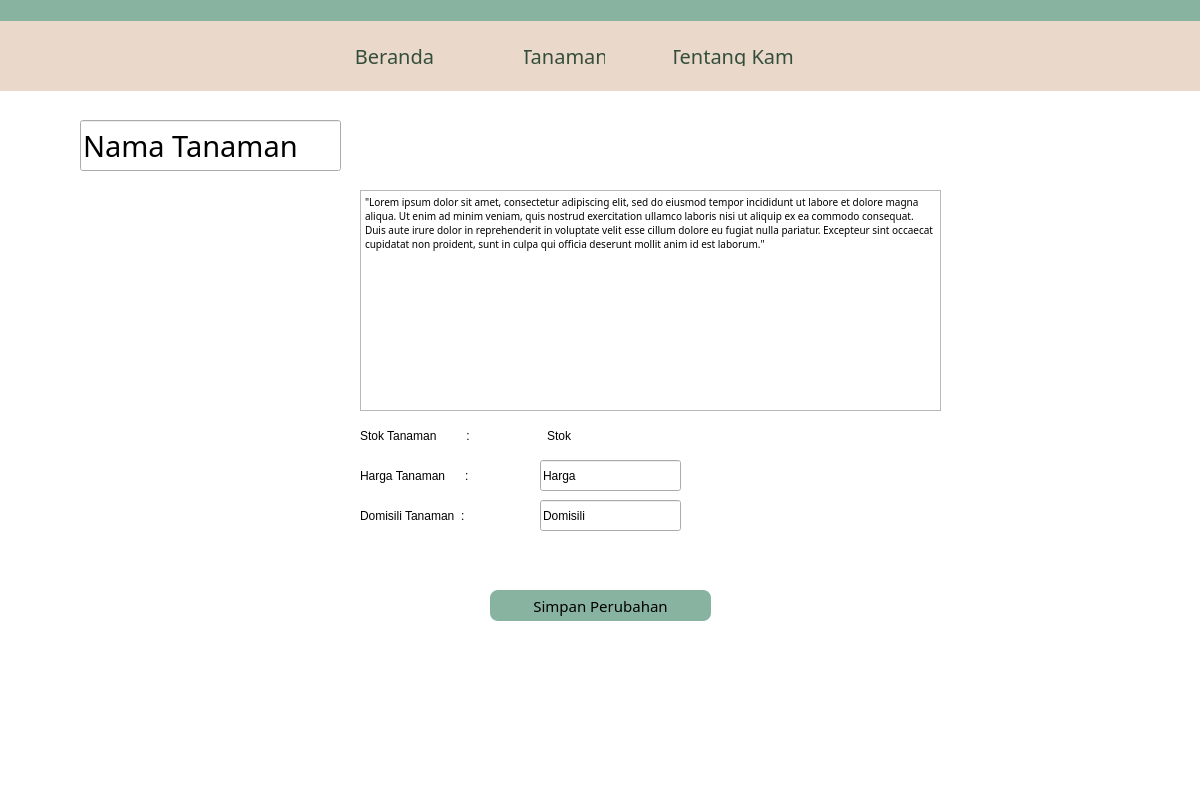
<?xml version="1.0" encoding="UTF-8"?>
<ui version="4.0">
 <class>Dialog</class>
 <widget class="QDialog" name="Dialog">
  <property name="geometry">
   <rect>
    <x>0</x>
    <y>0</y>
    <width>1200</width>
    <height>800</height>
   </rect>
  </property>
  <property name="minimumSize">
   <size>
    <width>1200</width>
    <height>800</height>
   </size>
  </property>
  <property name="maximumSize">
   <size>
    <width>1200</width>
    <height>800</height>
   </size>
  </property>
  <property name="windowTitle">
   <string>Dialog</string>
  </property>
  <widget class="QWidget" name="bgwidget" native="true">
   <property name="enabled">
    <bool>true</bool>
   </property>
   <property name="geometry">
    <rect>
     <x>0</x>
     <y>0</y>
     <width>1200</width>
     <height>800</height>
    </rect>
   </property>
   <property name="minimumSize">
    <size>
     <width>1200</width>
     <height>800</height>
    </size>
   </property>
   <property name="maximumSize">
    <size>
     <width>1200</width>
     <height>800</height>
    </size>
   </property>
   <property name="autoFillBackground">
    <bool>false</bool>
   </property>
   <property name="styleSheet">
    <string notr="true">QWidget#bgwidget{
background-color: white;}</string>
   </property>
   <widget class="QFrame" name="navbar">
    <property name="geometry">
     <rect>
      <x>-1</x>
      <y>0</y>
      <width>1211</width>
      <height>91</height>
     </rect>
    </property>
    <property name="styleSheet">
     <string notr="true">QFrame#navbar{
	background-color: rgb(234, 216, 202);
   
    border-style: outset;
    padding: 5px;
}</string>
    </property>
    <property name="frameShape">
     <enum>QFrame::StyledPanel</enum>
    </property>
    <property name="frameShadow">
     <enum>QFrame::Raised</enum>
    </property>
    <widget class="QFrame" name="frame_2">
     <property name="geometry">
      <rect>
       <x>-10</x>
       <y>-30</y>
       <width>1211</width>
       <height>51</height>
      </rect>
     </property>
     <property name="styleSheet">
      <string notr="true">QFrame#frame_2{
	background-color: rgb(136, 179, 160);
   
    border-style: outset;
    padding: 5px;
}</string>
     </property>
     <property name="frameShape">
      <enum>QFrame::StyledPanel</enum>
     </property>
     <property name="frameShadow">
      <enum>QFrame::Raised</enum>
     </property>
    </widget>
    <widget class="QLabel" name="Logo">
     <property name="geometry">
      <rect>
       <x>0</x>
       <y>0</y>
       <width>281</width>
       <height>121</height>
      </rect>
     </property>
     <property name="styleSheet">
      <string notr="true">font: 87 26pt &quot;Sansita&quot;;
color : rgb(0, 0, 0) </string>
     </property>
     <property name="text">
      <string/>
     </property>
     <property name="pixmap">
      <pixmap>../../../../../../../../Downloads/1E284E92-8854-46D1-BC93-31B6BD0FC54D-removebg-preview 1.png</pixmap>
     </property>
     <property name="scaledContents">
      <bool>true</bool>
     </property>
     <property name="alignment">
      <set>Qt::AlignCenter</set>
     </property>
    </widget>
    <widget class="QPushButton" name="berandaButton">
     <property name="geometry">
      <rect>
       <x>350</x>
       <y>40</y>
       <width>91</width>
       <height>31</height>
      </rect>
     </property>
     <property name="font">
      <font>
       <family>Sansita</family>
       <pointsize>15</pointsize>
      </font>
     </property>
     <property name="styleSheet">
      <string notr="true">QPushButton {
    border: 0px solid #555;
    border-radius: 15px;
    border-style: outset;
    padding: 5px;
	color : rgb(53, 78, 59);
    background-color :  rgb(234, 216, 202);
    }

QPushButton:hover {
	color : white;
    }</string>
     </property>
     <property name="text">
      <string>Beranda</string>
     </property>
     <property name="checkable">
      <bool>false</bool>
     </property>
    </widget>
    <widget class="QPushButton" name="tanamanButton">
     <property name="geometry">
      <rect>
       <x>520</x>
       <y>40</y>
       <width>91</width>
       <height>31</height>
      </rect>
     </property>
     <property name="font">
      <font>
       <family>Sansita</family>
       <pointsize>15</pointsize>
      </font>
     </property>
     <property name="styleSheet">
      <string notr="true">QPushButton {
    border: 0px solid #555;
    border-radius: 15px;
    border-style: outset;
    padding: 5px;
	color :  rgb(53, 78, 59);
    background-color :  rgb(234, 216, 202);
    }

QPushButton:hover {
	color : white;
    }</string>
     </property>
     <property name="text">
      <string>Tanaman</string>
     </property>
     <property name="checkable">
      <bool>false</bool>
     </property>
    </widget>
    <widget class="QPushButton" name="aboutButton">
     <property name="geometry">
      <rect>
       <x>670</x>
       <y>40</y>
       <width>131</width>
       <height>31</height>
      </rect>
     </property>
     <property name="font">
      <font>
       <family>Sansita</family>
       <pointsize>15</pointsize>
      </font>
     </property>
     <property name="styleSheet">
      <string notr="true">QPushButton {
    border: 0px solid #555;
    border-radius: 15px;
    border-style: outset;
    padding: 5px;
	color : rgb(53, 78, 59);
    background-color :  rgb(234, 216, 202);
    }

QPushButton:hover {
	color : white;
    }</string>
     </property>
     <property name="text">
      <string>Tentang Kami</string>
     </property>
     <property name="checkable">
      <bool>false</bool>
     </property>
    </widget>
    <widget class="QLabel" name="search">
     <property name="geometry">
      <rect>
       <x>930</x>
       <y>40</y>
       <width>31</width>
       <height>31</height>
      </rect>
     </property>
     <property name="text">
      <string/>
     </property>
     <property name="pixmap">
      <pixmap>../../img/Search.png</pixmap>
     </property>
     <property name="scaledContents">
      <bool>true</bool>
     </property>
    </widget>
    <widget class="QLabel" name="account">
     <property name="geometry">
      <rect>
       <x>980</x>
       <y>35</y>
       <width>31</width>
       <height>41</height>
      </rect>
     </property>
     <property name="text">
      <string/>
     </property>
     <property name="pixmap">
      <pixmap>../../img/User.png</pixmap>
     </property>
     <property name="scaledContents">
      <bool>true</bool>
     </property>
    </widget>
    <widget class="QLabel" name="notification">
     <property name="geometry">
      <rect>
       <x>1030</x>
       <y>40</y>
       <width>31</width>
       <height>31</height>
      </rect>
     </property>
     <property name="text">
      <string/>
     </property>
     <property name="pixmap">
      <pixmap>../../img/Doorbell.png</pixmap>
     </property>
     <property name="scaledContents">
      <bool>true</bool>
     </property>
    </widget>
    <widget class="QLabel" name="keranjang">
     <property name="geometry">
      <rect>
       <x>1080</x>
       <y>30</y>
       <width>31</width>
       <height>51</height>
      </rect>
     </property>
     <property name="text">
      <string/>
     </property>
     <property name="pixmap">
      <pixmap>../../img/Shopping Cart.png</pixmap>
     </property>
     <property name="scaledContents">
      <bool>true</bool>
     </property>
    </widget>
   </widget>
   <widget class="QLabel" name="label_2">
    <property name="geometry">
     <rect>
      <x>80</x>
      <y>190</y>
      <width>231</width>
      <height>231</height>
     </rect>
    </property>
    <property name="text">
     <string/>
    </property>
    <property name="pixmap">
     <pixmap>../../img/placeholderPlant.png</pixmap>
    </property>
    <property name="scaledContents">
     <bool>true</bool>
    </property>
   </widget>
   <widget class="QLabel" name="label_36">
    <property name="geometry">
     <rect>
      <x>360</x>
      <y>420</y>
      <width>161</width>
      <height>31</height>
     </rect>
    </property>
    <property name="styleSheet">
     <string notr="true">font: 16pt &quot;Sansita&quot;;</string>
    </property>
    <property name="text">
     <string>Stok Tanaman         :</string>
    </property>
   </widget>
   <widget class="QLabel" name="label_37">
    <property name="geometry">
     <rect>
      <x>360</x>
      <y>460</y>
      <width>161</width>
      <height>31</height>
     </rect>
    </property>
    <property name="styleSheet">
     <string notr="true">font: 16pt &quot;Sansita&quot;;</string>
    </property>
    <property name="text">
     <string>Harga Tanaman      :</string>
    </property>
   </widget>
   <widget class="QLabel" name="stockShow">
    <property name="geometry">
     <rect>
      <x>360</x>
      <y>500</y>
      <width>161</width>
      <height>31</height>
     </rect>
    </property>
    <property name="styleSheet">
     <string notr="true">font: 16pt &quot;Sansita&quot;;</string>
    </property>
    <property name="text">
     <string>Domisili Tanaman  :</string>
    </property>
   </widget>
   <widget class="QLabel" name="label_3">
    <property name="geometry">
     <rect>
      <x>690</x>
      <y>430</y>
      <width>21</width>
      <height>21</height>
     </rect>
    </property>
    <property name="text">
     <string/>
    </property>
    <property name="pixmap">
     <pixmap>../../img/Edit.png</pixmap>
    </property>
    <property name="scaledContents">
     <bool>true</bool>
    </property>
   </widget>
   <widget class="QLabel" name="label_4">
    <property name="geometry">
     <rect>
      <x>690</x>
      <y>470</y>
      <width>21</width>
      <height>21</height>
     </rect>
    </property>
    <property name="text">
     <string/>
    </property>
    <property name="pixmap">
     <pixmap>../../img/Edit.png</pixmap>
    </property>
    <property name="scaledContents">
     <bool>true</bool>
    </property>
   </widget>
   <widget class="QPushButton" name="registerButton">
    <property name="geometry">
     <rect>
      <x>490</x>
      <y>590</y>
      <width>221</width>
      <height>31</height>
     </rect>
    </property>
    <property name="font">
     <font>
      <family>Sansita</family>
      <pointsize>11</pointsize>
     </font>
    </property>
    <property name="styleSheet">
     <string notr="true">QPushButton {
	
    border: 0px solid #555;
    border-radius: 8px;
    border-style: outset;
    background-color : rgb(136, 179, 160);
    padding: 5px;
    }

QPushButton:hover {
	color : white;
     background-color : rgb(85, 170, 127);
    }

QPushButton:pressed {
    border-style: inset;
    background: qradialgradient(
        cx: 0.4, cy: -0.1, fx: 0.4, fy: -0.1,
        radius: 1.35, stop: 0 #fff, stop: 1 #ddd
        );
    }</string>
    </property>
    <property name="text">
     <string>Simpan Perubahan</string>
    </property>
    <property name="checkable">
     <bool>false</bool>
    </property>
   </widget>
   <widget class="QLabel" name="label">
    <property name="geometry">
     <rect>
      <x>690</x>
      <y>510</y>
      <width>21</width>
      <height>21</height>
     </rect>
    </property>
    <property name="text">
     <string/>
    </property>
    <property name="pixmap">
     <pixmap>../../img/Edit.png</pixmap>
    </property>
    <property name="scaledContents">
     <bool>true</bool>
    </property>
   </widget>
   <widget class="QLabel" name="label_5">
    <property name="geometry">
     <rect>
      <x>960</x>
      <y>350</y>
      <width>21</width>
      <height>21</height>
     </rect>
    </property>
    <property name="text">
     <string/>
    </property>
    <property name="pixmap">
     <pixmap>../../img/Edit.png</pixmap>
    </property>
    <property name="scaledContents">
     <bool>true</bool>
    </property>
   </widget>
   <widget class="QLabel" name="label_6">
    <property name="geometry">
     <rect>
      <x>210</x>
      <y>430</y>
      <width>21</width>
      <height>21</height>
     </rect>
    </property>
    <property name="text">
     <string/>
    </property>
    <property name="pixmap">
     <pixmap>../../img/Edit.png</pixmap>
    </property>
    <property name="scaledContents">
     <bool>true</bool>
    </property>
   </widget>
   <widget class="QLabel" name="label_7">
    <property name="geometry">
     <rect>
      <x>40</x>
      <y>140</y>
      <width>21</width>
      <height>21</height>
     </rect>
    </property>
    <property name="text">
     <string/>
    </property>
    <property name="pixmap">
     <pixmap>../../img/Edit.png</pixmap>
    </property>
    <property name="scaledContents">
     <bool>true</bool>
    </property>
   </widget>
   <widget class="QPushButton" name="pushButton">
    <property name="geometry">
     <rect>
      <x>160</x>
      <y>420</y>
      <width>51</width>
      <height>41</height>
     </rect>
    </property>
    <property name="text">
     <string/>
    </property>
    <property name="icon">
     <iconset>
      <normaloff>../../img/upload.png</normaloff>../../img/upload.png</iconset>
    </property>
    <property name="iconSize">
     <size>
      <width>40</width>
      <height>40</height>
     </size>
    </property>
    <property name="flat">
     <bool>true</bool>
    </property>
   </widget>
   <widget class="QLineEdit" name="lineEdit">
    <property name="geometry">
     <rect>
      <x>80</x>
      <y>120</y>
      <width>261</width>
      <height>51</height>
     </rect>
    </property>
    <property name="font">
     <font>
      <family>Sansita</family>
      <pointsize>22</pointsize>
      <strikeout>false</strikeout>
      <kerning>true</kerning>
     </font>
    </property>
    <property name="text">
     <string>Nama Tanaman</string>
    </property>
   </widget>
   <widget class="QTextEdit" name="textEdit">
    <property name="geometry">
     <rect>
      <x>360</x>
      <y>190</y>
      <width>581</width>
      <height>221</height>
     </rect>
    </property>
    <property name="font">
     <font>
      <family>Sansita</family>
      <pointsize>16</pointsize>
     </font>
    </property>
    <property name="html">
     <string>&lt;!DOCTYPE HTML PUBLIC &quot;-//W3C//DTD HTML 4.0//EN&quot; &quot;http://www.w3.org/TR/REC-html40/strict.dtd&quot;&gt;
&lt;html&gt;&lt;head&gt;&lt;meta name=&quot;qrichtext&quot; content=&quot;1&quot; /&gt;&lt;style type=&quot;text/css&quot;&gt;
p, li { white-space: pre-wrap; }
&lt;/style&gt;&lt;/head&gt;&lt;body style=&quot; font-family:'Sansita'; font-size:16pt; font-weight:400; font-style:normal;&quot;&gt;
&lt;p style=&quot; margin-top:0px; margin-bottom:0px; margin-left:0px; margin-right:0px; -qt-block-indent:0; text-indent:0px;&quot;&gt;&lt;span style=&quot; font-family:'MS Shell Dlg 2'; font-size:7.8pt;&quot;&gt;&amp;quot;Lorem ipsum dolor sit amet, consectetur adipiscing elit, sed do eiusmod tempor incididunt ut labore et dolore magna aliqua. Ut enim ad minim veniam, quis nostrud exercitation ullamco laboris nisi ut aliquip ex ea commodo consequat. Duis aute irure dolor in reprehenderit in voluptate velit esse cillum dolore eu fugiat nulla pariatur. Excepteur sint occaecat cupidatat non proident, sunt in culpa qui officia deserunt mollit anim id est laborum.&amp;quot;&lt;/span&gt;&lt;/p&gt;&lt;/body&gt;&lt;/html&gt;</string>
    </property>
   </widget>
   <widget class="QLineEdit" name="usernamebox_2">
    <property name="geometry">
     <rect>
      <x>540</x>
      <y>420</y>
      <width>141</width>
      <height>31</height>
     </rect>
    </property>
    <property name="styleSheet">
     <string notr="true">QLineEdit#usernamebox_2{
	background-color: white;
    border: 0px solid #555;
    border-radius: 10px;
    border-style: outset;
    padding: 5px;
	font: 12pt &quot;Sansita&quot;;
}</string>
    </property>
    <property name="text">
     <string>Stok</string>
    </property>
   </widget>
   <widget class="QLineEdit" name="usernamebox_3">
    <property name="geometry">
     <rect>
      <x>540</x>
      <y>460</y>
      <width>141</width>
      <height>31</height>
     </rect>
    </property>
    <property name="styleSheet">
     <string notr="true">QLineEdit#usernamebox_2{
	background-color: white;
    border: 0px solid #555;
    border-radius: 10px;
    border-style: outset;
    padding: 5px;
	font: 12pt &quot;Sansita&quot;;
}</string>
    </property>
    <property name="text">
     <string>Harga</string>
    </property>
   </widget>
   <widget class="QLineEdit" name="usernamebox_4">
    <property name="geometry">
     <rect>
      <x>540</x>
      <y>500</y>
      <width>141</width>
      <height>31</height>
     </rect>
    </property>
    <property name="styleSheet">
     <string notr="true">QLineEdit#usernamebox_2{
	background-color: white;
    border: 0px solid #555;
    border-radius: 10px;
    border-style: outset;
    padding: 5px;
	font: 12pt &quot;Sansita&quot;;
}</string>
    </property>
    <property name="text">
     <string>Domisili</string>
    </property>
   </widget>
   <zorder>usernamebox_4</zorder>
   <zorder>usernamebox_3</zorder>
   <zorder>navbar</zorder>
   <zorder>label_2</zorder>
   <zorder>label_36</zorder>
   <zorder>label_37</zorder>
   <zorder>stockShow</zorder>
   <zorder>label_3</zorder>
   <zorder>label_4</zorder>
   <zorder>registerButton</zorder>
   <zorder>label</zorder>
   <zorder>label_5</zorder>
   <zorder>label_6</zorder>
   <zorder>label_7</zorder>
   <zorder>pushButton</zorder>
   <zorder>lineEdit</zorder>
   <zorder>textEdit</zorder>
   <zorder>usernamebox_2</zorder>
  </widget>
 </widget>
 <resources/>
 <connections/>
</ui>
